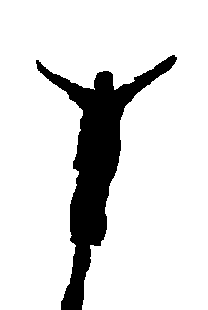
#> input picture Assignments/Assignment 2/test_images/input-alpha.bmp, 208 x 310 px, found by its file name
$ python TestingGrounds.py
#> lines starting #> are read from the running program, lines starting #| are printed output that depends on the picture; after the words box and inside, x2 and y2 are one past the last pixel; in counts of white or black regions, pixels touching at a corner belong together
import cv2 as cv, numpy as np


alpha_matte_path = """G:\Computer Science Work\CSC320-Winter-2017\Assignments\Assignment 2\\test_images\input-alpha.bmp"""
alpha_matte_ptr = cv.imread(alpha_matte_path, cv.IMREAD_GRAYSCALE)
#> alpha_matte_ptr: shape (310, 208); 86.2% white; 1 black region
boundaries = cv.findContours(alpha_matte_ptr, cv.RETR_LIST, cv.CHAIN_APPROX_NONE)[1]
#> boundaries = 1 contour; box (x1, y1, x2, y2) and area: (0, 0, 208, 310) 54726
contour_img = np.zeros(alpha_matte_ptr.shape)
cv.drawContours(contour_img, boundaries, -1, (255,255,0),1)
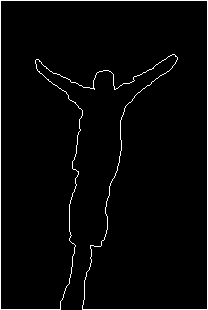
#> contour_img: shape (310, 208) float64; 2.7% white in thin lines or dots
cv.imwrite("Contour.tif", contour_img)
